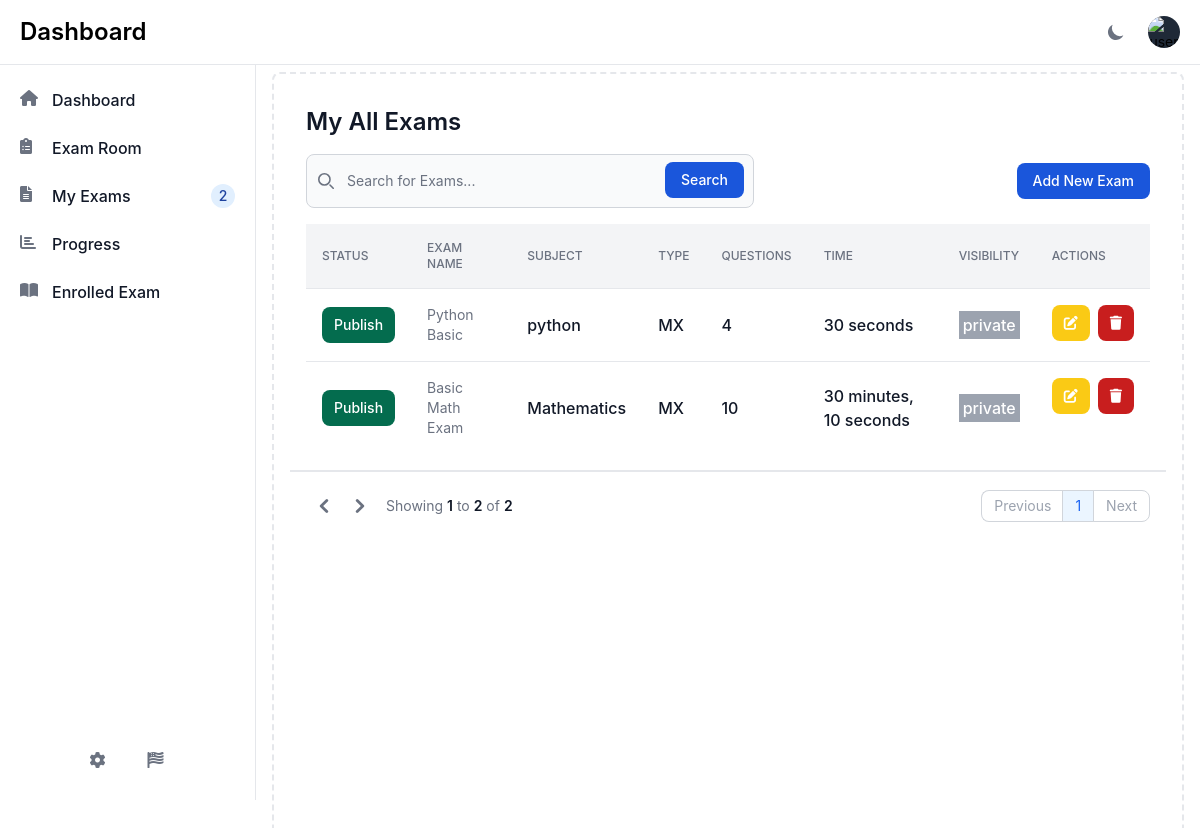
/my-all-exams/ (signed in), run on an earlier commit of the app's database.
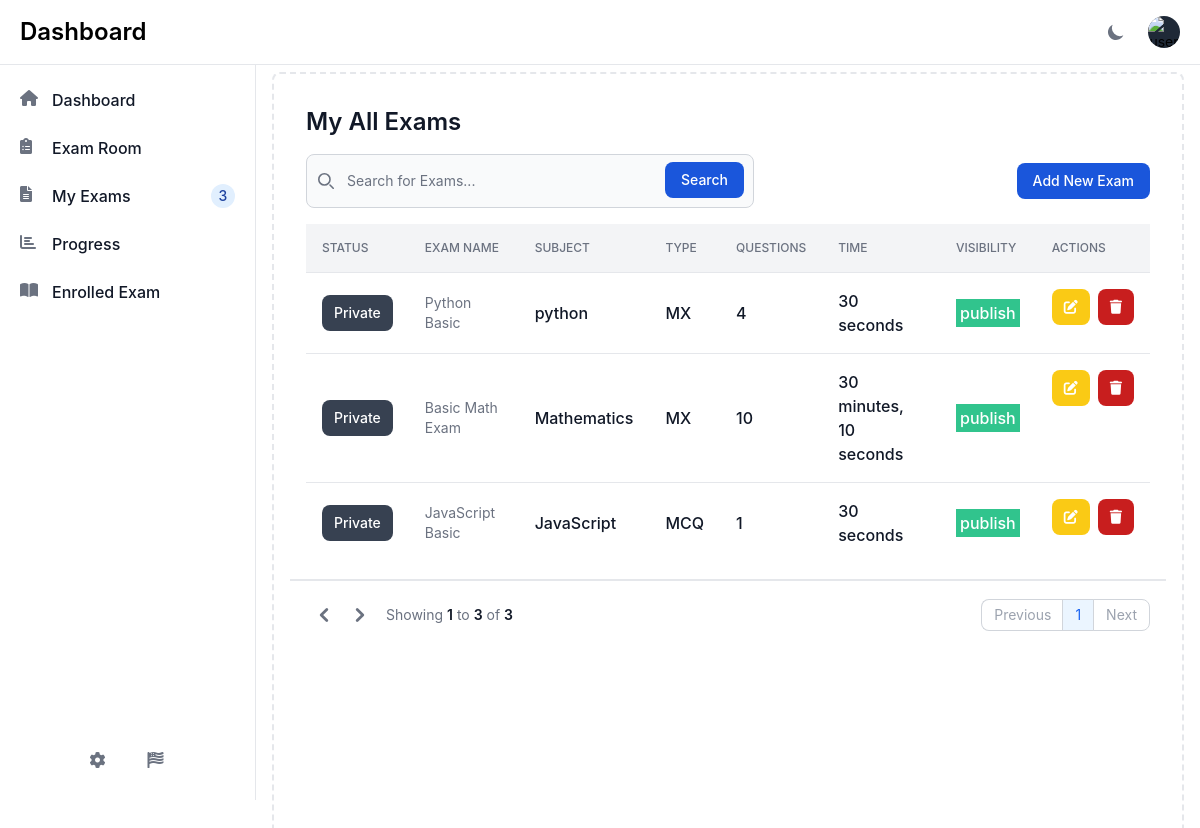
And on a later commit of the database.
### myapp/models.py (models this page shows, shortened)
class Exam(models.Model):
    EXAM_TYPE_CHOICES = [
        ('MCQ', 'Multiple Choice Questions'),
        ('TF', 'True/False'),
        ('SA', 'Short Answer'),
        ('MX', 'Mix'),
    ]
    TIME_SETTING_CHOICES = [
        ('exam', 'Full Exam Time'),
        ('question', 'Single Question Time'),
    ]
    VISIBILITY_CHOICES = [
        ('public', 'Public'),
        ('private', 'Private'),
    ]
    user = models.ForeignKey(CustomUser, on_delete=models.CASCADE)
    exam_name = models.CharField(max_length=100)
    exam_subject = models.CharField(max_length=100)
    exam_type = models.CharField(max_length=80, choices=EXAM_TYPE_CHOICES)
    number_of_questions = models.IntegerField(default=0)
    time_setting = models.CharField(max_length=50, choices=TIME_SETTING_CHOICES)
    exam_time = models.TimeField(default=datetime.time(0, 0))
    visibility = models.CharField(max_length=50,choices=VISIBILITY_CHOICES,default="private")
    question_created = models.BooleanField(default=False)
    difficulty = models.CharField(max_length=100,choices=[('Easy', 'Easy'), ('Medium', 'Medium'), ('Hard', 'Hard')],default="Easy")
    created_at = models.DateTimeField(auto_now_add=True)
    updated_at = models.DateTimeField(auto_now=True)

### myapp/views.py (the view)
# urls.py: path('my-all-exams/', my_all_exams, name='my-all-exams'),
def my_all_exams(request):
    try:
        user = CustomUser.objects.get(id=request.session['user_id'])
        exam = Exam.objects.filter(user=user)
        search_query = request.GET.get('search')
        if search_query:
            exam = exam.filter(exam_name__icontains=search_query)  # Filter based on search query
        paginator = Paginator(exam, 10)
        page_number = request.GET.get('page')
        page_obj = paginator.get_page(page_number)
        context = {
            'exam': page_obj,
            'page_obj': page_obj,
            'search_query': search_query,
        }
        return render(request, 'my_all_exams.html', context)
    except Exam.DoesNotExist:
        context = {
            'exam': None
        }
        return render(request, 'my_all_exams.html', context)

### myapp/context_processors.py (called while the page is built)
def custom_context(request):
    context = {}
    user_id = request.session.get('user_id')
    if user_id:
        try:
            user = CustomUser.objects.get(id=user_id)
            context['user'] = user
            context['exams_count'] = Exam.objects.filter(user=user).count()
        except CustomUser.DoesNotExist:
            pass
    return context

### myapp/templatetags/custom_tags.py (called while the page is built)
@register.filter
def format_time(value):
    if isinstance(value, datetime.time):
        hours = value.hour
        minutes = value.minute
        seconds = value.second
        parts = []
        if hours > 0:
            parts.append(f"{hours} hour{'s' if hours > 1 else ''}")
        if minutes > 0:
            parts.append(f"{minutes} minute{'s' if minutes > 1 else ''}")
        if seconds > 0:
            parts.append(f"{seconds} second{'s' if seconds > 1 else ''}")
        return ', '.join(parts) if parts else "0 seconds"
    return value  # Fallback if value is not a time object

### myapp/templates/my_all_exams.html (shortened to what the changed rows need)
{% extends "header.html" %}
{% block main %}
{% load custom_tags %}
<div class="p-4 bg-white border-b border-gray-200 dark:bg-gray-800 dark:border-gray-700">
    <h1 class="text-xl font-semibold text-gray-900 sm:text-2xl dark:text-white mb-4">My All Exams</h1>
    <div class="hidden sm:block">
        <div class="overflow-x-auto w-full">
            <table class="min-w-full w-full table-auto divide-y divide-gray-200 dark:divide-gray-600">
                <thead class="bg-gray-100 dark:bg-gray-700">
                    <tr>
                        <th scope="col" class="p-4 text-xs font-medium text-left text-gray-500 uppercase dark:text-gray-400">Status</th>
                        <th scope="col" class="p-4 text-xs font-medium text-left text-gray-500 uppercase dark:text-gray-400">Exam Name</th>
                        <th scope="col" class="p-4 text-xs font-medium text-left text-gray-500 uppercase dark:text-gray-400">Subject</th>
                        <th scope="col" class="p-4 text-xs font-medium text-left text-gray-500 uppercase dark:text-gray-400">Type</th>
                        <th scope="col" class="p-4 text-xs font-medium text-left text-gray-500 uppercase dark:text-gray-400">Questions</th>
                        <th scope="col" class="p-4 text-xs font-medium text-left text-gray-500 uppercase dark:text-gray-400">Time</th>
                        <th scope="col" class="p-4 text-xs font-medium text-left text-gray-500 uppercase dark:text-gray-400">Visibility</th>
                        <th scope="col" class="p-4 text-xs font-medium text-left text-gray-500 uppercase dark:text-gray-400">Actions</th>
                    </tr>
                </thead>
                <tbody class="bg-white divide-y divide-gray-200 dark:bg-gray-800 dark:divide-gray-700">
                    {% if page_obj %}
                        {% for e in page_obj %}
                        <tr class="hover:bg-gray-100 dark:hover:bg-gray-700 cursor-pointer" onclick="location.href='{% url 'create-questions' e.id %}'">
                            <td class="p-4 text-base font-medium text-gray-900 dark:text-white">
                                {% if e.visibility == 'private' %}
                                <a href="{% url 'publish-exam' e.id %}" class="inline-flex items-center px-3 py-2 text-sm font-medium text-center text-white bg-green-700 hover:bg-green-800 rounded-lg">Publish</a>
                                {% else %}
                                <a href="{% url 'private-exam' e.id %}" class="inline-flex items-center px-3 py-2 text-sm font-medium text-center text-white bg-gray-700 hover:bg-green-800 rounded-lg">Private</a>
                                {% endif %}
                            </td>
                            <td class="p-4 text-sm font-normal text-gray-500 dark:text-gray-400">{{ e.exam_name }}</td>
                            <td class="p-4 text-base font-medium text-gray-900 dark:text-white">{{ e.exam_subject }}</td>
                            <td class="p-4 text-base font-medium text-gray-900 dark:text-white">{{ e.exam_type }}</td>
                            <td class="p-4 text-base font-medium text-gray-900 dark:text-white">{{ e.number_of_questions }}</td>
                            <td class="p-4 text-base font-medium text-gray-900 dark:text-white">{{ e.exam_time|format_time }}</td>
                            <td class="p-4 text-base font-medium text-gray-900 dark:text-white">
                                <span class="{% if e.visibility == 'private' %}bg-gray-400{% else %}bg-green-400{% endif %} text-white p-1">{{ e.visibility }}</span>
                            </td>
                            <td class="p-4 space-x-2 flex items-center">
                                <a href="#" class="px-3 py-2 text-sm font-medium text-center text-white bg-yellow-300 hover:bg-yellow-400 rounded-lg">
                                    <i class="fas fa-edit"></i>
                                </a>
                                <a href="{% url 'delete-exam' e.id %}" class="px-3 py-2 text-sm font-medium text-center text-white bg-red-700 hover:bg-red-800 rounded-lg">
                                    <i class="fas fa-trash"></i>
                                </a>
                            </td>
                        </tr>
                        {% empty %}
                        <tr>
                            <td colspan="8" class="p-4 text-center text-gray-500 dark:text-gray-400">
                                No exams found.
                            </td>
                        </tr>
                        {% endfor %}
                    {% else %}
                    <tr>
                        <td colspan="8" class="p-4 text-center text-gray-500 dark:text-gray-400">
                            No exams available.
                        </td>
                    </tr>
                    {% endif %}
                </tbody>
            </table>
        </div>
    </div>
</div>
<div class="sticky bottom-0 right-0 items-center w-full p-4 bg-white border-t border-gray-200 sm:flex sm:justify-between dark:bg-gray-800 dark:border-gray-700">
    <div class="flex items-center mb-4 sm:mb-0">
        <span class="text-sm font-normal text-gray-500 dark:text-gray-400">Showing <span class="font-semibold text-gray-900 dark:text-white">{{ page_obj.start_index }}</span> to <span class="font-semibold text-gray-900 dark:text-white">{{ page_obj.end_index }}</span> of <span class="font-semibold text-gray-900 dark:text-white">{{ page_obj.paginator.count }}</span></span>
    </div>
    <div class="flex items-center space-x-3">
        <nav aria-label="Page navigation example">
            <ul class="inline-flex -space-x-px text-sm">
                {% for num in page_obj.paginator.page_range %}
                    {% if page_obj.number == num %}
                    <li>
                        <a href="#" aria-current="page" class="flex items-center justify-center px-3 h-8 text-blue-600 border border-gray-300 bg-blue-50 hover:bg-blue-100 hover:text-blue-700 dark:border-gray-700 dark:bg-gray-700 dark:text-white">{{ num }}</a>
                    </li>
                    {% else %}
                    <li>
                        <a href="?page={{ num }}" class="flex items-center justify-center px-3 h-8 leading-tight text-gray-500 bg-white border border-gray-300 hover:bg-gray-100 hover:text-gray-700 dark:bg-gray-800 dark:border-gray-700 dark:text-gray-400 dark:hover:bg-gray-700 dark:hover:text-white">{{ num }}</a>
                    </li>
                    {% endif %}
                {% endfor %}
            </ul>
        </nav>
    </div>
</div>
{% endblock %}

What changed in the data, as far as the page shows it:
changed Exam "python": visibility "private" → "publish"; visibility "Publish" → "Private"
changed Exam "Mathematics": visibility "private" → "publish"; visibility "Publish" → "Private"
added Exam: shows "Private", exam_name "JavaScript Basic", exam_subject "JavaScript", exam_type "MCQ", number_of_questions "1", exam_time "30 seconds", visibility "publish"
Also different on the page:
{{ exams_count }}: "2" → "3"
{{ page_obj.end_index }}: "2" → "3"
{{ page_obj.paginator.count }}: "2" → "3"
